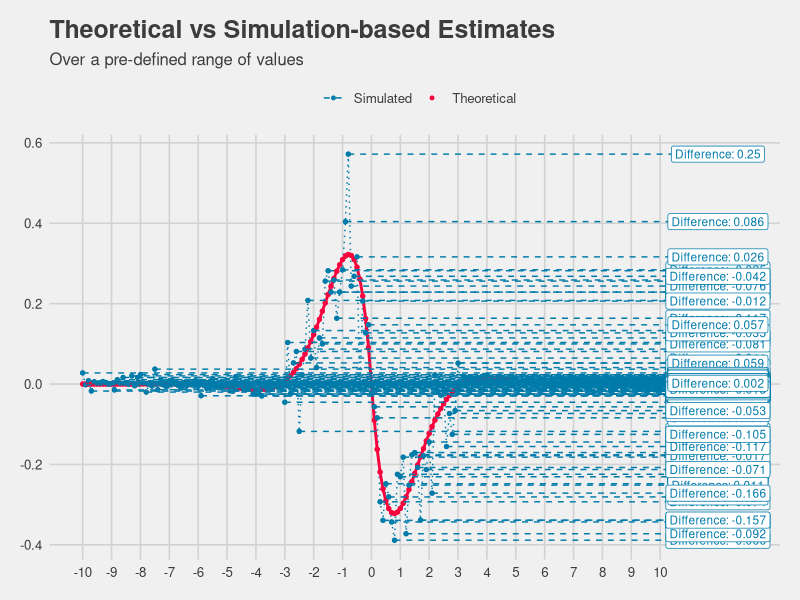

This figure's R source: (Note: this script raises an error after producing the figure.)
library(tidyverse)
library(gganimate)
library(ggthemes)
#library(ggbrace)

set.seed(32411)

# pretty data
dat <- data.frame(t = rep(seq(-10, 10, 0.1), each = 2),
                  id = rep(c("Theoretical", "Simulated"))) %>%
  mutate(fn = case_when(id == "Theoretical" ~ exp(-abs(t)) * sin(t-pi),
                        id == "Simulated" ~ exp(-abs(t)) * sin(t-pi) + rnorm(201, mean = 0, sd = 0.01)))  

# define a range where we want big differences between groups
dat <- dat %>%
  mutate(fn = ifelse(id == "Simulated" & between(t, -3, 3), exp(-abs(t)) * sin(t-pi) + rnorm(201, mean = 0, sd = 0.09), fn))

# create a label
df1 <- dat %>% filter(id == "Simulated")
df2 <- dat %>% filter(id != "Simulated")
dat_labels <- data.frame(t = df2$t, id = df1$id, label = df1$fn - df2$fn, fn = df1$fn)

dat <- dat %>% left_join(dat_labels)


gg <- ggplot(data = dat, aes(x = t, y = fn, color = id, group = id)) +
  geom_path(aes(linetype = id , size = id), show.legend = FALSE) +
  scale_x_continuous(breaks = seq(-10,10,1), limits = c(-10, 13)) +
  scale_linetype_manual(values = c('dotted','solid')) +
  scale_size_manual(values = c(0.5,1)) +
  scale_color_manual(values = c('#017BAA','#F7043E')) +
  geom_point(size = 1) +
  
  geom_point(stroke = 1, size = 0.5, aes(group = seq_along(t)), show.legend = FALSE) +
  geom_segment(data = dat_labels, xend = 11, aes(yend = fn), linetype = 2) +
  geom_label(data = dat_labels, x = 12, aes(label = paste("Difference:", round(label, 3))), size = 3, show.legend = FALSE) +
  theme_fivethirtyeight() +
  theme(legend.position = "top") +
  labs(title = "Theoretical vs Simulation-based Estimates",
       subtitle = "Over a pre-defined range of values",
       color = "")
  #geom_brace(aes(c(-2, -0.8), c(0.319909, 0.5719746)), color = "green" , rotate = 270, inherit.data=F)

gg

anim <- gg + 
  transition_reveal(t) 

animate(anim, renderer = gifski_renderer(), nframes = 200, height = 900, width = 1250, res = 120, end_pause = 20)

anim_save("curve.gif", animation = last_animation())
